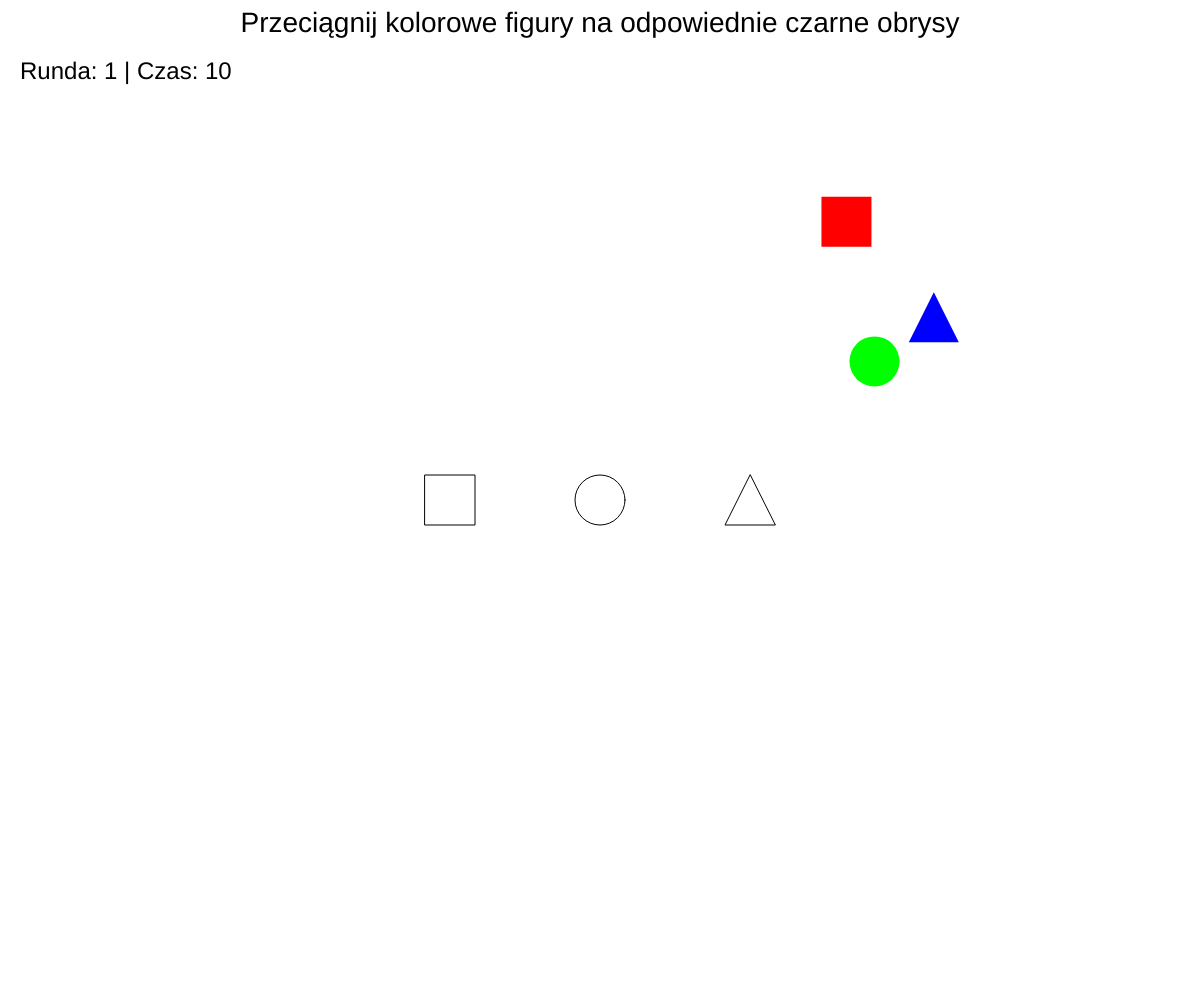
Frame 1 (no input)
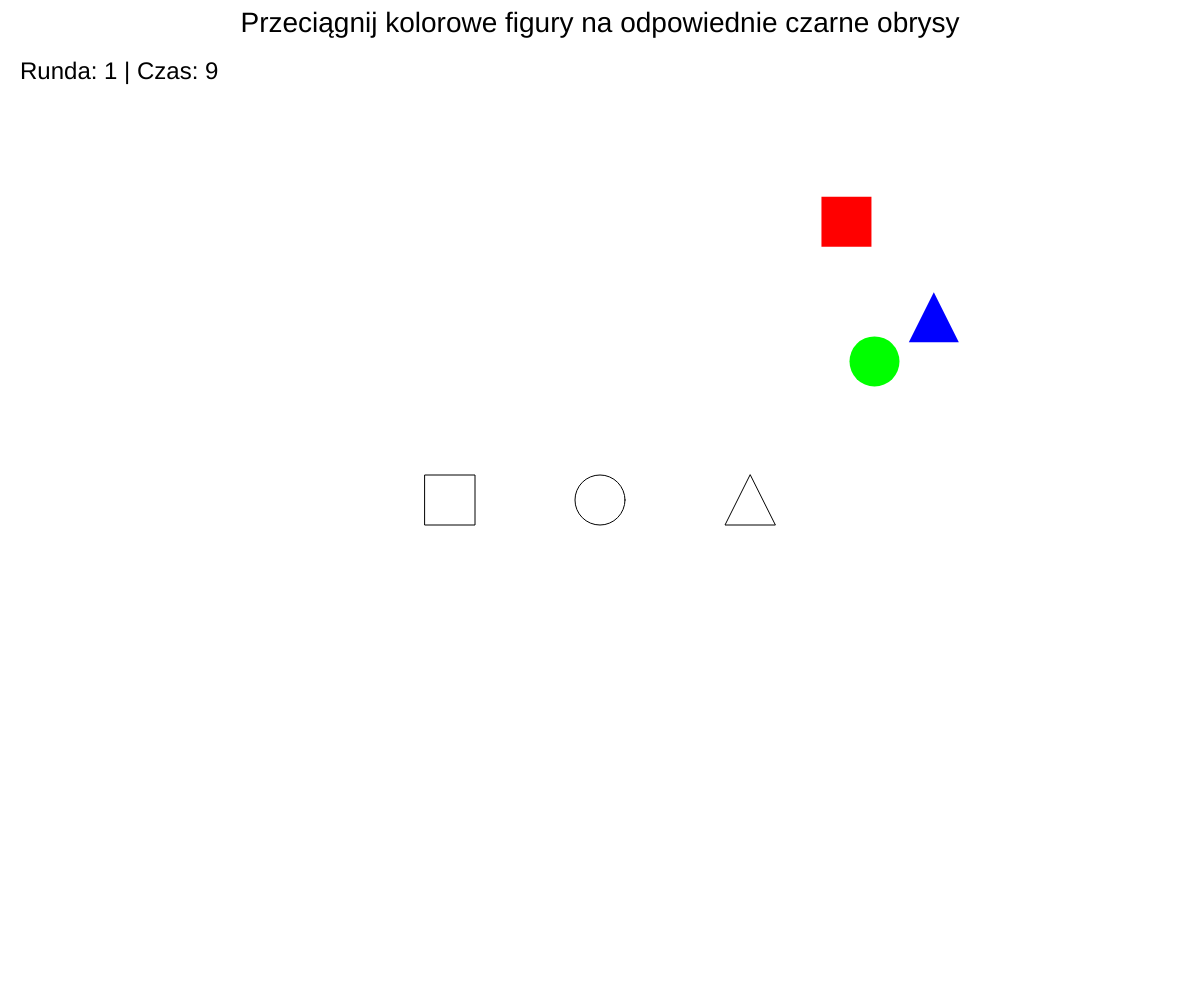
Frame 60 (no input)
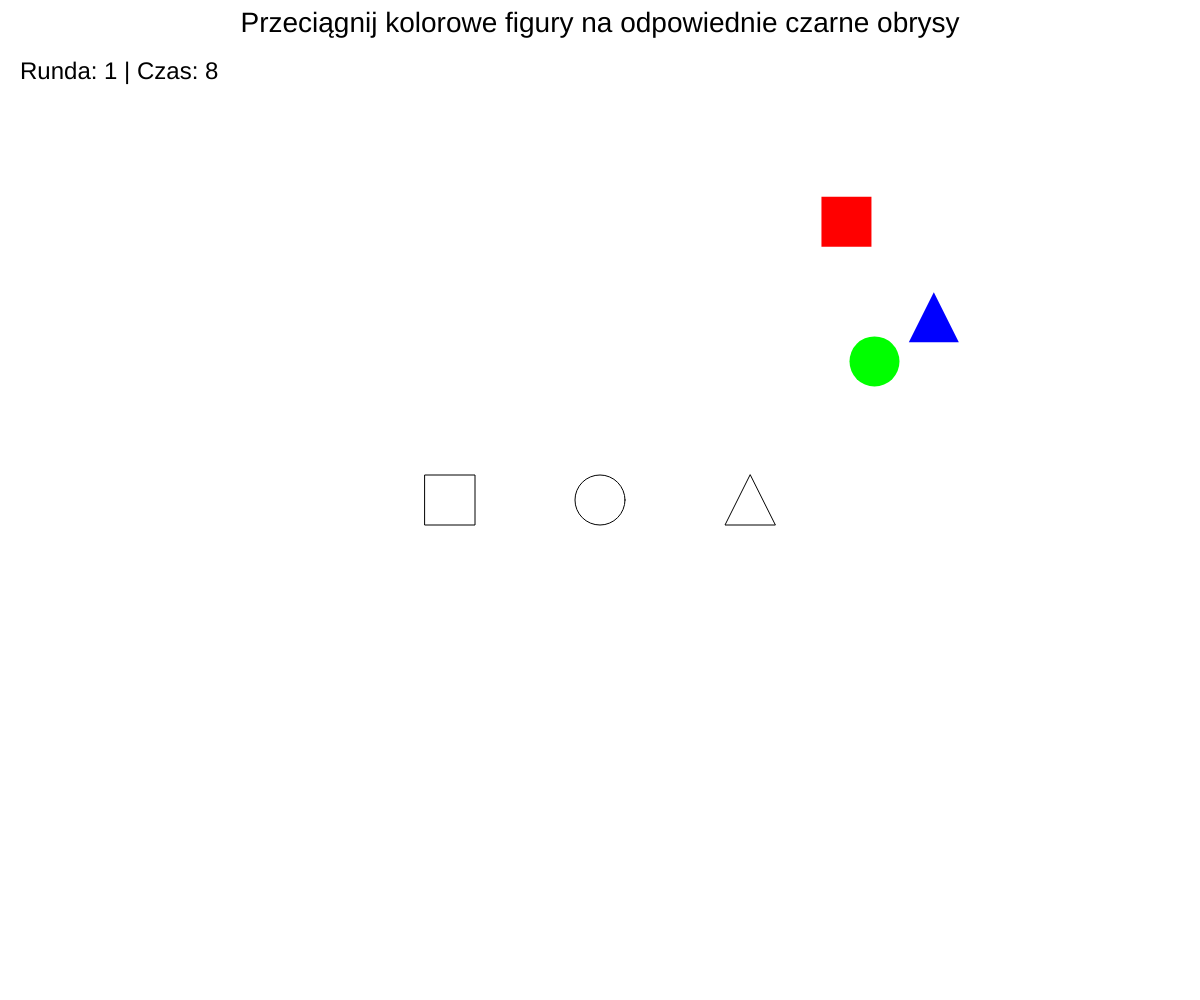
Frame 120 (the mouse pressed at the canvas centre since frame 60)

The p5.js sketch that drew these frames (run headless with seeded random() and noise() and a simulated clock; from frame 60 on, the mouse is pressed at the canvas centre):

// p5.js sketch
// ── sketch.js
let red, green, blue;
let dragged = null;
let startTime;
let timeLimit = 10 * 1000; // 10 sekund
let currentRound = 1;
let maxRounds = 3;
let gameOver = false;

function setup() {
  createCanvas(windowWidth, windowHeight);
  startNewRound();
}

function draw() {
  background(255);

  if (gameOver) {
    fill(0);
    textSize(48);
    textAlign(CENTER, CENTER);
    text("Czas minął", width / 2, height / 2);
    return;
  }

  fill(0);
  textSize(28);
  textAlign(CENTER, TOP);
  text("Przeciągnij kolorowe figury na odpowiednie czarne obrysy", width / 2, 10);

  let cx = width / 2;
  let cy = height / 2;
  let s = 50;

  // Figury czarno-białe
  stroke(0);
  fill(255);
  rect(cx - 150 - s / 2, cy - s / 2, s, s);
  ellipse(cx, cy, s, s);
  triangle(cx + 150, cy - s / 2, cx + 125, cy + s / 2, cx + 175, cy + s / 2);

  noStroke();

  fill(255, 0, 0);
  rect(red.x, red.y, red.size, red.size);

  fill(0, 255, 0);
  ellipse(green.x, green.y, green.size);

  fill(0, 0, 255);
  triangle(
    blue.x, blue.y - blue.size / 2,
    blue.x - blue.size / 2, blue.y + blue.size / 2,
    blue.x + blue.size / 2, blue.y + blue.size / 2
  );

  checkCollisions(cx, cy, s);

  let elapsed = millis() - startTime;
  if (elapsed > timeLimit) {
    if (currentRound < maxRounds) {
      currentRound++;
      startNewRound();
    } else {
      gameOver = true;
    }
  }

  fill(0);
  textSize(24);
  textAlign(LEFT, TOP);
  let secondsLeft = Math.ceil((timeLimit - elapsed) / 1000);
  text("Runda: " + currentRound + " | Czas: " + max(0, secondsLeft), 20, 60);
}

function mousePressed() {
  if (gameOver) return;

  if (mouseX > red.x && mouseX < red.x + red.size &&
      mouseY > red.y && mouseY < red.y + red.size) {
    dragged = red;
  } else if (dist(mouseX, mouseY, green.x, green.y) < green.size / 2) {
    dragged = green;
  } else if (mouseX > blue.x - 25 && mouseX < blue.x + 25 &&
             mouseY > blue.y - 25 && mouseY < blue.y + 25) {
    dragged = blue;
  }
}

function mouseDragged() {
  if (gameOver) return;
  if (dragged) {
    dragged.x = mouseX;
    dragged.y = mouseY;
  }
}

function mouseReleased() {
  dragged = null;
}

function startNewRound() {
  red = { x: random(width - 50), y: random(height - 50), size: 50, type: "square" };
  green = { x: random(50, width - 50), y: random(50, height - 50), size: 50, type: "circle" };
  blue = { x: random(50, width - 50), y: random(50, height - 50), size: 50, type: "triangle" };
  startTime = millis();
}

function checkCollisions(cx, cy, s) {
  if (rectIntersect(red.x, red.y, red.size, red.size, cx - 150 - s / 2, cy - s / 2, s, s)) {
    red.x = random(width - red.size);
    red.y = random(height - red.size);
  }

  if (dist(green.x, green.y, cx, cy) < (green.size / 2 + s / 2)) {
    green.x = random(50, width - 50);
    green.y = random(50, height - 50);
  }

  let tX = cx + 150;
  let tY = cy;
  if (blue.x > tX - s / 2 && blue.x < tX + s / 2 &&
      blue.y > tY - s / 2 && blue.y < tY + s / 2) {
    blue.x = random(50, width - 50);
    blue.y = random(50, height - 50);
  }
}

function rectIntersect(x1, y1, w1, h1, x2, y2, w2, h2) {
  return !(x1 + w1 < x2 || x1 > x2 + w2 ||
           y1 + h1 < y2 || y1 > y2 + h2);
}
